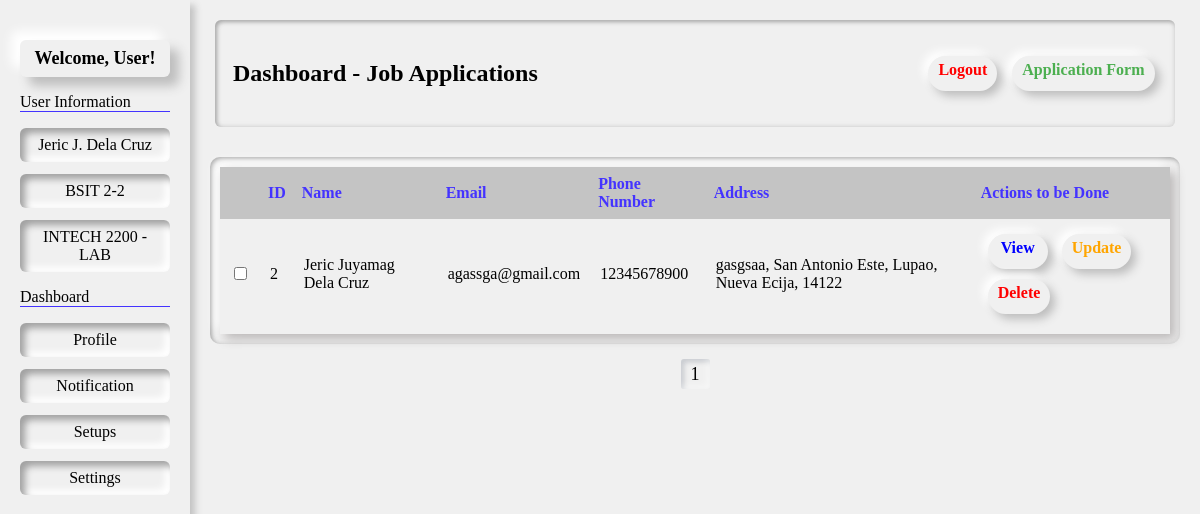
The page /Job-Application-Form/read.php (signed in) on the database its author committed.
### tables this page shows
CREATE TABLE `job_applications` (
  `id` int(11) NOT NULL,
  `firstname` varchar(100) NOT NULL,
  `middlename` varchar(100) DEFAULT NULL,
  `lastname` varchar(100) NOT NULL,
  `dateofbirth` date DEFAULT NULL,
  `street` varchar(255) DEFAULT NULL,
  `barangay` varchar(255) DEFAULT NULL,
  `city` varchar(100) DEFAULT NULL,
  `province` varchar(100) DEFAULT NULL,
  `zip` varchar(20) DEFAULT NULL,
  `email` varchar(150) NOT NULL,
  `phone` varchar(50) DEFAULT NULL,
  `linkedin` varchar(255) DEFAULT NULL,
  `position` varchar(150) DEFAULT NULL,
  `how` varchar(255) DEFAULT NULL,
  `startdate` date DEFAULT NULL,
  `resumelink` varchar(255) DEFAULT NULL,
  `letter` text DEFAULT NULL,
  `signatures` varchar(255) DEFAULT NULL,
  `comments` text DEFAULT NULL,
  `created_at` timestamp NOT NULL DEFAULT current_timestamp()
);

### Job-Application-Form/read.php (the view, shortened to what this page needs)
<?php
$records_per_page = 5;
$page = isset($_GET['page']) && is_numeric($_GET['page']) ? (int)$_GET['page'] : 1;
$offset = ($page - 1) * $records_per_page;
?>
<!DOCTYPE html>
<html lang="en">
<head>
</head>
<body >
<div class="container">
<div class="sidebar">
        <h3>Welcome, User!</h3>
        <p>User Information</p>
        <ul>
            <li>Jeric J. Dela Cruz</li>
            <li>BSIT 2-2</li>
            <li>INTECH 2200 - LAB</li>
        </ul>
        <p>Dashboard</p>
        <ul>
            <li>Profile</li>
            <li>Notification</li>
            <li>Setups</li>
            <li>Settings</li>
        </ul>
    </div>
    <div class="main-content">
    <header>
        <h2 class="header">&nbsp;&nbsp;&nbsp;Dashboard - Job Applications</h2>
        <a class="logout-link" href="logout.php">Logout</a>
        <a class="create-link" href="form.php">Application Form</a>
    </header>
    <div class="table-outline">
    <div class="table">
    <table>
        <thead>
            <tr>
                <th></th>
                <th>ID</th>
                <th>Name</th>
                <th>Email</th>
                <th>Phone Number</th>
                <th>Address</th>
                <th>Actions to be Done</th>
            </tr>
        </thead>
        <tbody>
        <?php
            include("config.php");
            $sql = "SELECT id, firstname, middlename, lastname,
            email, phone, street, city, barangay, province, zip FROM job_applications LIMIT $offset, $records_per_page";
            $result = $conn->query($sql);
            if($result->num_rows > 0){
                while($row = $result->fetch_assoc()){
        ?>
        <tr>
            <td><input type="checkbox"></td>
            <td><?php echo $row["id"]; ?></td>
            <td><?php echo $row["firstname"] . " " . $row["middlename"] . " " . $row["lastname"]; ?></td>
            <td><?php echo $row["email"]; ?>
            <td><?php echo $row["phone"]; ?></td>
            <td><?php echo $row["street"] . ", " . $row["barangay"] . ", ". $row["city"] . ", " . $row["province"] . ", " . $row["zip"]; ?>
            <td><?php echo "<a class='view-link' href='view.php?id=" . $row["id"] . "'>View</a> <a class='update-link' href='update.php?id=" . $row["id"] . "'>Update</a> <a class='delete-link' href='delete.php?id=" . $row["id"] . "'>Delete</a>"; ?>
        </td>
        </tr>
        <?php
                }
            } else {
                echo "<tr><td colspan='8'>0 results</td></tr>";
            }
        ?>
        </tbody>
    </table>
    </div>
    </div>
    <div class="pages">
    <div class="pagination">
        <?php
        $total_pages_sql = "SELECT COUNT(*) AS total FROM job_applications";
        $result = $conn->query($total_pages_sql);
        $total_rows = $result->fetch_assoc()['total'];
        $total_pages = ceil($total_rows / $records_per_page);
        for ($i = 1; $i <= $total_pages; $i++) {
            if ($i == $page) {
                echo "<a class='active' href='?page=$i'>$i</a>";
            } else {
                echo "<a href='?page=$i'>$i</a>";
            }
        }
        ?>
    </div>
    </div>
    </div>
    </div>
</body>
</html>

### rows shown on the page
job_applications: id "2", firstname "Jeric", middlename "Juyamag", lastname "Dela Cruz", email "agassga@gmail.com", phone "12345678900", street "gasgsaa", barangay "San Antonio Este", city "Lupao", province "Nueva Ecija", zip "14122"
